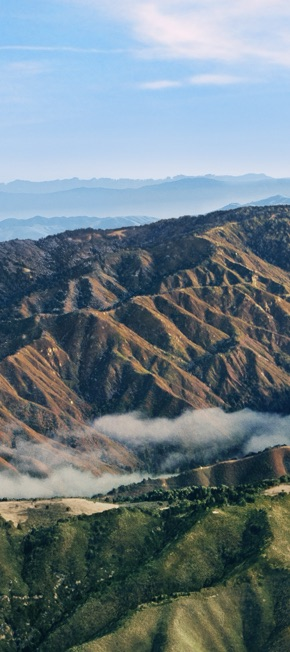
#> input picture CV-image/test/6/1.jpeg, 290 x 652 px
$ python ImageStiching-Han.py   (older library calls are emulated)
#> lines starting #> are read from the running program, lines starting #| are printed output that depends on the picture; long printed decimals are rounded; pictures that were not available may be replaced by others from this repository, and a replacement may not be noted
### Stitcher.py
import numpy as np
import cv2
from sympy import centroid
from tqdm import tqdm
import json
import math

class Stitcher:

    # stitch function
    def stitchs_batch_images(self, images, gradient_intensity, gradient_start, showMatches=False):
        """
        :param images:list[image...]
        :return:result:outcome(stitched image)
        """
        self.gradient_intensity = gradient_intensity
        self.gradient_start = gradient_start
        # for i in range(len(images)):
        # # Adjust brightness and contrast of image2 to match image1
        #     images[i] = adjust_brightness_contrast(images[i], brightness=30, contrast=20)

        for i in range(len(images)-1):
            if i == 0:
                result = self.stitch_two_images([ normal_resize(images[i]),  normal_resize(images[i+1])], showMatches=showMatches)
                # [5 lines of commented-out code are left out]
            if i > 0:
                #result = self.stitch_two_images([result[0],  normal_resize(images[i+1])], showMatches=showMatches)
                result = self.stitch_two_images([ normal_resize(images[i+1]), result[0]], showMatches=showMatches)
                # [4 lines of commented-out code are left out]


        return result

    # [30 lines left out: functions resize, get_max_rectangle, not called in this run]

    def stitch_two_images(self, images, ratio=0.75, ransacReprojThreshold=4.0, showMatches=False):
        """
        Feature point matching and picture stitching for 2 images
        :param images:
        :param ratio:
        :param ransacReprojThreshold:
        :param showMatches:
        :return:
        """
        # Obtain the input pictures, imageB is on the left, imageA is on the right by default
        (imageB, imageA) = images

        imageB_Transfoorm = np.zeros( (imageA.shape[0] + imageB.shape[0], imageA.shape[1]+ imageB.shape[1], 3), dtype=np.uint8)
        start_x = imageB_Transfoorm.shape[0]//4
        start_y = imageB_Transfoorm.shape[1]//4
        imageB_Transfoorm[start_x: start_x+imageB.shape[0], start_y: start_y+imageB.shape[1]] = imageB
        # Detect SIFT key feature points of A and B pictures, and calculate feature descriptors
        (kpsA, featuresA) = self.detectAndDescribe(imageA)
        (kpsB, featuresB) = self.detectAndDescribe(imageB_Transfoorm)

        # Match all feature points of two pictures and return the matching result
        M = self.matchKeypoints(kpsA, kpsB, featuresA, featuresB, ratio, ransacReprojThreshold)
        print("match finished")
        # If the returned result is empty and there is no matching feature point, exit the algorithm
        if M is None:
            return None


        # Otherwise, extract matching results
        # H is a 3x3 perspective transformation matrix, A-->B
        (matches, H, status) = M
        cv2.imwrite("imageA.jpg", imageA)
        # Transform the perspective of ImageA, ImageA_Transform is the transformed image
        ImageA_Transform = cv2.warpPerspective(imageA, H, (imageA.shape[1] + imageB.shape[1], imageA.shape[0]+ imageB.shape[0]), borderMode = cv2.BORDER_TRANSPARENT)

        # Convert ImageA_Transform to np.uint8 format for subsequent bit operations
        ImageA_Transform = ImageA_Transform.astype(np.uint8)
        # Use a mask to pass imageB to the leftmost of the result picture
        # imageB_Transfoorm = np.zeros(ImageA_Transform.shape, dtype=np.uint8)
        # start_x = imageB_Transfoorm.shape[0]//2
        # start_y = imageB_Transfoorm.shape[1]//2
        # imageB_Transfoorm[start_x: start_x+imageB.shape[0], start_y: start_y+imageB.shape[1]] = imageB

        rows, cols, channels = imageB_Transfoorm.shape
        roi = ImageA_Transform[0:rows, 0:cols]

        img2gray = cv2.cvtColor(imageB_Transfoorm, cv2.COLOR_BGR2GRAY)
        ret, mask = cv2.threshold(img2gray, 0, 255, cv2.THRESH_BINARY)
        mask_inv = cv2.bitwise_not(mask)

        img1_bg = cv2.bitwise_and(ImageA_Transform, ImageA_Transform, mask=mask_inv)
        img2_fg = cv2.bitwise_and(imageB_Transfoorm, imageB_Transfoorm, mask=mask)
        cv2.imwrite("warp1.jpg", ImageA_Transform)
        cv2.imwrite("warp2.jpg", imageB_Transfoorm)

        centroid = calculate_centroid(cv2.add(img1_bg, img2_fg))

        # calculate warp corners
        height_l, width_l, channel_l = imageA.shape
        corners = [[0, 0, 1], [width_l, 0, 1], [width_l, height_l, 1], [0, height_l, 1]]
        corners_new = [np.dot(H, corner) for corner in corners]
        corners_new = np.array(corners_new).T
        x_news = corners_new[0] / corners_new[2]
        y_news = corners_new[1] / corners_new[2]
        new_corner_list = list(zip(y_news, x_news))

        # Stitching procedure, store results in warped_l.
        warped_l = ImageA_Transform
        warped_r = imageB_Transfoorm
        centroid = calculate_centroid(cv2.add(img1_bg, img2_fg))
        project_point = (int(imageB.shape[0] + (imageB.shape[0] - centroid[0])), int(imageB.shape[1] + (imageB.shape[1] - centroid[1])))
        gradient_center = closest_point_to_shape(project_point, new_corner_list)
        print(new_corner_list)
        print(gradient_center)
        max_distance =  100*self.gradient_intensity

        for i in tqdm(range(warped_r.shape[0])):
            for j in range(warped_r.shape[1]):
                pixel_l = warped_l[i, j, :]
                pixel_r = warped_r[i, j, :]


                if is_close_to_black(pixel_l):
                    if is_close_to_black(pixel_r):
                        warped_l[i, j, :] = 0.5*pixel_l + 0.5*pixel_r
                    else:
                        warped_l[i, j, :] = pixel_r
                else:
                    if is_close_to_black(pixel_r) :
                        warped_l[i, j, :] = pixel_l
                    else:
                        warped_l[i, j, :]  = self.gradient_blend(pixel_l, pixel_r, gradient_center, i, j, max_distance)
                        #warped_l[i, j, :] = 0.5*pixel_l + 0.5*pixel_r

        dst = warped_l
        #dst = cv2.add(img1_bg, img2_fg)
        cv2.imshow("dst", warped_l)
        ImageA_Transform[0:rows, 0:cols] = dst

        # Blending the warped image with the second image using alpha blending


        #result = self.get_max_rectangle(ImageA_Transform)
        result = dst
        cv2.imshow('res', dst)

        # Check whether it is necessary to display key points matching outcome
        vis = None
        if showMatches:
            # Generate points matching picture
            vis = self.drawMatches(imageA, imageB, kpsA, kpsB, matches, status)
        # return matching results
        return [result, vis]

    def cv_show(self, name, img):
        cv2.imshow(name, img)

    def detectAndDescribe(self, image):
        # set up a SIFT generator
        # descriptor = cv2.xfeatures2d.SIFT_create()
        descriptor = cv2.SIFT_create()
        # Detect SIFT feature points and calculate descriptors
        (kps, features) = descriptor.detectAndCompute(image, None)
        # Convert the coordinates of the feature points into a NumPy array form, otherwise you get a list instead of an array
        kps = np.float32([kp.pt for kp in kps])
        # Return feature point set and corresponding description features
        return (kps, features)

    def matchKeypoints(self, kpsA, kpsB, featuresA, featuresB, ratio, ransacReprojThreshold):
        # Create a brute-force matcher
        matcher = cv2.BFMatcher()
        # Use KNN to detect SIFT feature matching pairs from A and B images, K=2
        raw_Matches = matcher.knnMatch(featuresA, featuresB, 2)
        # print(raw_Matches)
        matches = []
        for m in raw_Matches:
            # If the ratio of the closest distance to the next closest distance is less than the certain value, keep this matching pair
            if len(m) == 2 and m[0].distance < m[1].distance * ratio:
            # Store the index values of two points in featuresA and featuresB
                matches.append((m[0].trainIdx, m[0].queryIdx))
        # When the matched pair after filtering is greater than 4, the perspective transformation matrix is calculated
        if len(matches) > 4:
            # Get coordinates of matching pairs
            ptsA = np.float32([kpsA[i] for (_, i) in matches])
            ptsB = np.float32([kpsB[i] for (i, _) in matches])
            # Calculate the perspective transformation matrix
            (H, status) = cv2.findHomography(ptsA, ptsB, cv2.RANSAC, ransacReprojThreshold)
            # return outcome
            return (matches, H, status)
        # Return None if the matching pair is less than or equal to 4
        return None

    # [17 lines left out: function drawMatches, not called in this run]

    def gradient_blend(self, pixel_l, pixel_r, centroid, x, y, max_distance):
        max_alpha = 0.9
        center_x = centroid[0]
        center_y = centroid[1]
        distance = np.sqrt((x - center_x) ** 2 + (y - center_y) ** 2)
        alpha = self.gradient_start - (distance / max_distance) * 1
        # [5 lines of commented-out code are left out]
        if(alpha < 0):
            alpha = 0
        elif(alpha > 1):
            alpha = 1
        return pixel_r*alpha + pixel_l*(1 - alpha)


# [25 lines left out: function adjust_brightness_contrast, not called in this run]

def is_close_to_black(pixel, threshold= 35):
    black = np.array([0,0,0])  # Black pixel
    distance = np.linalg.norm(pixel - black)  # Euclidean distance
    return distance < threshold

def normal_resize(image, scale_percent = 20):

    # Calculate the new width and height based on the scaling factor
    new_width = int(image.shape[1] * scale_percent / 100)
    new_height = int(image.shape[0] * scale_percent / 100)

    # Resize the image using the calculated width and height
    resized_image = cv2.resize(image, (new_width, new_height))
    return resized_image


def calculate_centroid(image):
    # Convert the image to grayscale
    gray = cv2.cvtColor(image, cv2.COLOR_BGR2GRAY)

    # Threshold the image to obtain a binary mask
    _, thresh = cv2.threshold(gray, 1, 255, cv2.THRESH_BINARY)

    # Find contours in the binary mask
    contours, _ = cv2.findContours(thresh, cv2.RETR_EXTERNAL, cv2.CHAIN_APPROX_SIMPLE)

    # Initialize variables to store centroid coordinates
    centroid_x = 0
    centroid_y = 0

    # Iterate through contours
    for contour in contours:
        # Calculate the moments of the contour
        M = cv2.moments(contour)

        # Calculate centroid coordinates
        if M['m00'] != 0:
            centroid_x = int(M['m10'] / M['m00'])
            centroid_y = int(M['m01'] / M['m00'])

    return centroid_y, centroid_x

import math

def find_distance(point1, point2):
    """Calculate the distance between two points."""
    return math.sqrt((point2[0] - point1[0])**2 + (point2[1] - point1[1])**2)

def closest_point_to_shape(point, shape):
    """Find the closest point from a given point to a 4-corner shape."""
    min_distance = float('inf')
    closest_point = None

    # Check if the point is inside the shape
    if point_inside_shape(point, shape):
        return point

    # Find closest point on each line segment forming the shape
    for i in range(len(shape)):
        p1 = shape[i]
        p2 = shape[(i + 1) % len(shape)]
        closest = closest_point_on_line(point, p1, p2)
        dist = find_distance(point, closest)
        if dist < min_distance:
            min_distance = dist
            closest_point = closest

    return closest_point

def point_inside_shape(point, shape):
    """Check if a point is inside a 4-corner shape using ray casting algorithm."""
    crossings = 0
    for i in range(len(shape)):
        p1 = shape[i]
        p2 = shape[(i + 1) % len(shape)]
        if (p1[1] > point[1]) != (p2[1] > point[1]) and \
           point[0] < (p2[0] - p1[0]) * (point[1] - p1[1]) / (p2[1] - p1[1]) + p1[0]:
            crossings += 1
    return crossings % 2 != 0

# [9 lines left out: function closest_point_on_line, not called in this run]

### ImageStiching-Han.py
from Stitcher import Stitcher
import cv2
# Read image resources
imageA = cv2.imread(r"CV-image/test/6/1.jpeg")
#> imageA is the input picture: shape (652, 290, 3); mean B, G, R 133.7, 125.7, 109.9
if imageA is None:
    print(f"Failed to load image")
else:
    print(f"Successfully loaded image")
imageB = cv2.imread(r"CV-image/test/6/2.jpeg")
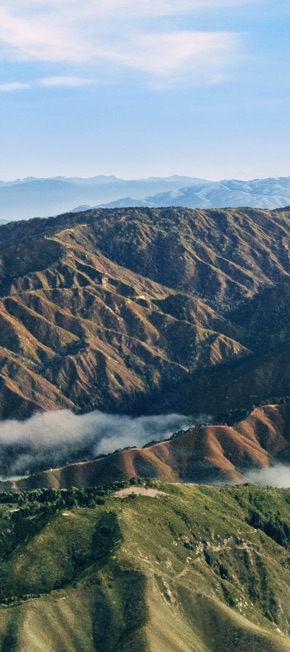
#> input picture CV-image/test/6/2.jpeg, 290 x 652 px
#> imageB is the input picture: shape (652, 290, 3); mean B, G, R 130, 124.7, 110.5
imageC = cv2.imread(r"CV-image/test/7/6.jpg")
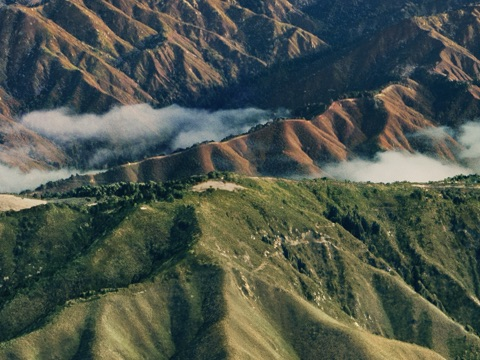
#> input picture CV-image/test/4/6.jpeg, 480 x 360 px, given in place of 6.jpg, which was not available
#> imageC is the input picture: shape (360, 480, 3); mean B, G, R 76.1, 85.3, 76.5
# imageD = cv2.imread(r"CV-image/ImageSet5/S5-4.jpg")

# ImageSet1
# images = [imageC, imageB, imageA, imageD]
# ImageSet2
# images = [imageA, imageC, imageB]
# ImageSet3
images = [imageA, imageB]
#images = [imageA, imageB, imageC]
# ImageSet4
# images = [imageA, imageC, imageB, imageD]
# ImageSet5
# images = [imageC, imageB, imageA, imageD]

# Stitch images into panoramas
stitch = Stitcher()
print("Start Stitching ...")

# display key points matching outcome
show_matches = False
result = stitch.stitchs_batch_images(images, 2, 1.5, showMatches=show_matches)
#> the loop in stitchs_batch_images, `for i in range(len(images)-1):` made 1 pass
#| match finished
#| [(28.240, 58.840), (236.000, 15.445), (-73.955, -120.573), (184.023, 60.876)]
#| (144, 38)
#> pass 1, in normal_resize, `resized_image = cv2.resize(image, (new_width, new_height))`:
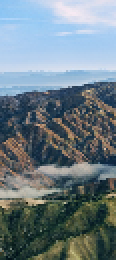
#> resized_image: shape (130, 58, 3) (shown 2 times larger); mean B, G, R 133.6, 125.6, 109.7
#> pass 1, in normal_resize (call 2), `resized_image = cv2.resize(image, (new_width, new_height))`:
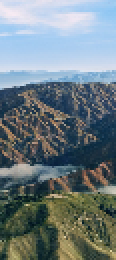
#> resized_image: shape (130, 58, 3) (shown 2 times larger); mean B, G, R 130.1, 124.7, 110.6
#> pass 1, in stitch_two_images, `ImageA_Transform = cv2.warpPerspective(imageA, H, (imageA.shape[1] + i..`:
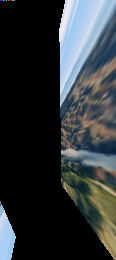
#> ImageA_Transform: shape (260, 116, 3); mean B, G, R 54.9, 52.7, 47.4
#> pass 1, in stitch_two_images, `img2gray = cv2.cvtColor(imageB_Transfoorm, cv2.COLOR_BGR2GRAY)`:
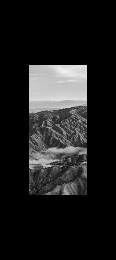
#> img2gray: shape (260, 116); min 0, max 239, mean 30.4

# Display all pictures
# cv2.namedWindow("Result2_ACB",0)
# cv2.resizeWindow("Result2_ACB", 640, 480)
# display the image in a window
cv2.imshow("test1_ABC", result[0])
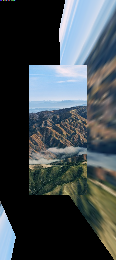
#> window 'test1_ABC': shape (260, 116, 3); mean B, G, R 76.6, 72.7, 64.8
# save image
cv2.imwrite("test1_ABC.jpg", result[0])


if show_matches:
    cv2.imshow("test1_matches", result[1])
    cv2.imwrite("test1_matches.jpg", result[1])

print("Stitching Done. Press any key to close the images.")
# Display the windows infinitely until any key is pressed
cv2.waitKey(0)
# cv2.destroyAllWindows()
